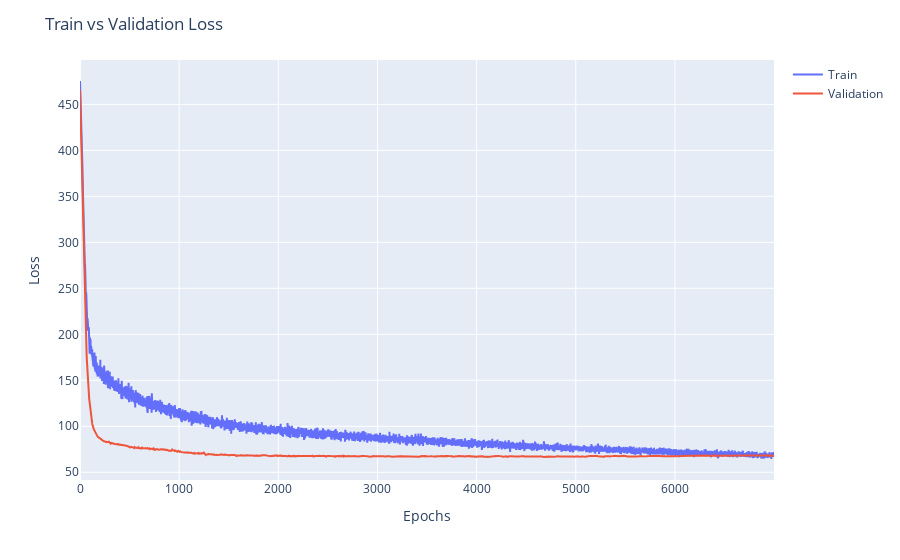

Notebook source saved alongside this figure:
### Code cell
# Plot training and validation loss
fig = px.line()
fig.add_scatter(y=history.history['loss'], name='Train')
fig.add_scatter(y=history.history['val_loss'], name='Validation')

fig.update_layout(title='Train vs Validation Loss',
                   xaxis_title='Epochs',
                   yaxis_title='Loss')

fig.show()

### Figure 1 — Plotly figure (JSON) as saved in the notebook; plotly's stock layout.template omitted (floating-point values rounded to 4 significant figures; data arrays with more than 128 entries replaced by an {"elided": "..."} marker saying what was removed)
{"data": [{"name": "Train", "type": "scatter", "y": {"elided": "7000 float values"}}, {"name": "Validation", "type": "scatter", "y": {"elided": "7000 float values"}}], "layout": {"legend": {"tracegroupgap": 0}, "margin": {"t": 60}, "title": {"text": "Train vs Validation Loss"}, "xaxis": {"anchor": "y", "domain": [0, 1], "title": {"text": "Epochs"}}, "yaxis": {"anchor": "x", "domain": [0, 1], "title": {"text": "Loss"}}}}
